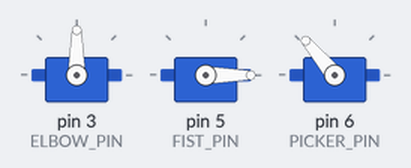
The sketch below on a simulated Arduino Uno, built with avr-gcc and run on an emulated ATmega328P. Shown: 3 × servo.

Above: at 0.1 s.
At 5.1 s:
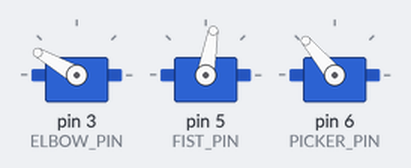
At 6.1 s:
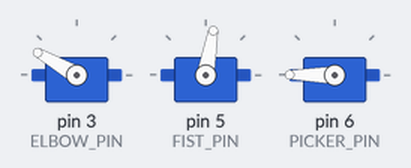
Timing chart, 0 to 7.6 s (numbered marks = the images above):
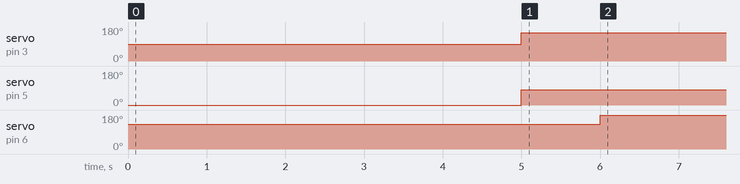

The sketch:

get_strawberry.ino
```cpp
 #include <Servo.h>

#define ELBOW_PIN 3
#define FIST_PIN 5
#define PICKER_PIN 6

const int ELBOW_START = 90;
const int FIST_START = 0;
const int PICKER_START = 130;

Servo elbow;
Servo fist;
Servo picker;

void pickerSetup() {
  elbow.write(ELBOW_START);
  fist.write(FIST_START);
  picker.write(PICKER_START);
}

void setup() {
  Serial.begin(9600);

  elbow.attach(ELBOW_PIN);
  fist.attach(FIST_PIN);
  picker.attach(PICKER_PIN);

  pickerSetup();
}

void loop() {
  delay(5000);
  elbow.write(150);
  fist.write(80);
  delay(1000);
  picker.write(180);
}
```

Measured:
- by itself, servo on pin 3 (ELBOW_PIN): 90° → 150° at 5.0 s
- by itself, servo on pin 5 (FIST_PIN): 0° → 80° at 5.0 s
- by itself, servo on pin 6 (PICKER_PIN): 130° → 180° at 6.0 s
